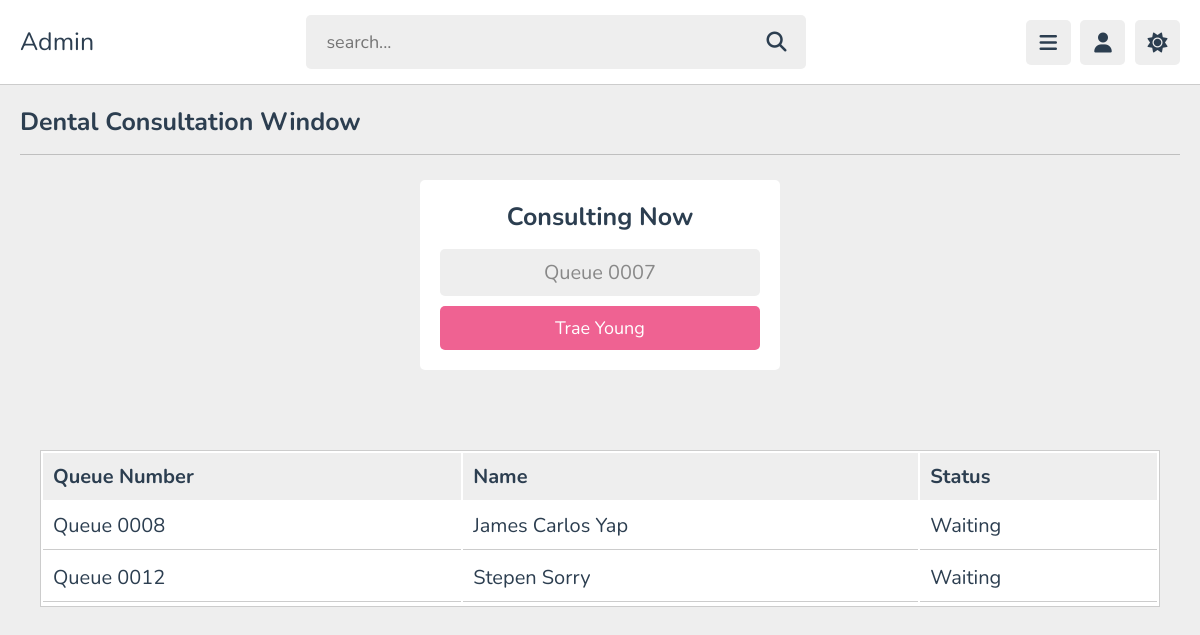
The app's page /modules_admin/admin_queueing_window_dental.php (signed in) with its own data.
### tables this page shows
CREATE TABLE IF NOT EXISTS `queue_list` (
  `id` int NOT NULL AUTO_INCREMENT,
  `queue_id` varchar(255) NOT NULL,
  `qnumber` bigint NOT NULL,
  `name` varchar(255) NOT NULL,
  `type` enum('Medical','Dental') NOT NULL,
  `status` enum('Active','Waiting','Done','No Show') NOT NULL,
  PRIMARY KEY (`id`)
);

### components/queueing_live_dental.php (the view, shortened to what this page needs)
<section class="dashboard">
    <h1 class="heading">Dental Consultation Window</h1>
    <div class="box-container payat">
        <?php
            $select = mysqli_query($con, "SELECT * FROM queue_list  WHERE type ='Dental' and status = 'active' ORDER BY qnumber ASC");
            if(mysqli_num_rows($select) == 1) {
                while($row = mysqli_fetch_assoc($select)) {
        ?>
        <div class="box">
            <h3>Consulting Now</h3>
            <p><?php echo $row['queue_id']; ?></p>
            <a href="admin_queueing_window_dental_done.php?edit=<?php echo $row['id']; ?>" type="submit" name="add_product" class="btn"><?php echo $row['name']; ?></a>
        </div>
        <?php
                }
            }
        ?>
    </div>
</section>
<section class="dashboard">
    <div class="container">
        <div class="product-display">
            <table class="product-display-table">
                <thead>
                    <tr>
                        <th>Queue Number</th>
                        <th>Name</th>
                        <th>Status</th>
                    </tr>
                </thead>
                <?php
                    $select_users = mysqli_query($con, "SELECT * FROM queue_list  WHERE status = 'Waiting' AND type = 'Dental' ORDER BY queue_id ASC");
                    if (mysqli_num_rows($select_users) > 0) {
                        while ($fetch_user = mysqli_fetch_assoc($select_users)) {
                ?>
                <tr>
                    <td>
                        <?php echo $fetch_user['queue_id']; ?>
                    </td>
                    <td>
                        <?php echo $fetch_user['name']; ?>
                    </td>
                    <td>
                       <?php echo $fetch_user['status']; ?>
                    </td>
                </tr>
                <tr>
                <?php
                        }
                    }
                    else {
                        echo '<td colspan="3" class="empty">No people on queue!</td>';
                    }
                ?>
                </tr>
            </table>
        </div>
    </div>
</section>

### css/admin_queueing.css (style rules this page uses)
:root { --main-color:#ef6292; --red:#e74c3c; --orange:#f39c12; --light-color:#888; --light-bg:#eee; --black:#2c3e50; --white:#fff; --border:.1rem solid rgba(0,0,0,.2); --filter01: invert(); --filter02: none; }
* { font-family: 'Nunito', sans-serif; margin:0; padding:0; box-sizing: border-box; outline: none; border:none; text-decoration: none; }
html { font-size: 62.5%; overflow-x: hidden; }
body { background-color: var(--light-bg); padding-left: 30rem; }
section { padding:2rem; margin: 0 auto; max-width: 1200px; }
.heading { font-size: 2.5rem; color:var(--black); margin-bottom: 2.5rem; border-bottom: var(--border); padding-bottom: 1.5rem; text-transform: capitalize; }
.inline-btn, .inline-option-btn, .inline-delete-btn, .btn, .delete-btn, .option-btn { border-radius: .5rem; color:#fff; font-size: 1.8rem; cursor: pointer; text-transform: capitalize; padding:1rem 3rem; text-align: center; margin-top: 1rem; }
.btn, .delete-btn, .option-btn { display: block; width: 100%; }
.btn, .inline-btn { background-color: var(--main-color); }
.dashboard .box-container { display: grid; grid-template-columns: repeat(auto-fit, minmax(30rem, 1fr)); align-items: flex-start; justify-content: center; gap: 1.5rem; }
.dashboard .payat { display: grid; grid-template-columns: repeat(auto-fit, minmax(15rem, 1fr)); padding-left: 40rem; padding-right: 40rem; }
.dashboard .box-container .box { padding: 2rem; border-radius: .5rem; background-color: var(--white); text-align: center; }
.dashboard .box-container .box h3 { margin-bottom: .5rem; font-size: 2.5rem; color: var(--black); margin-bottom: 1.5rem; }
.dashboard .box-container .box p { font-size: 2rem; color: var(--light-color); padding: 1rem 1.5rem; border-radius: .5rem; background-color: var(--light-bg); margin: 1rem 0; }
.container { max-width: 1200px; padding:2rem; margin:0 auto; }
.product-display { margin:2rem 0; border: var(--border); background: var(--white); }
.product-display .product-display-table { width: 100%; text-align: left; }
.product-display .product-display-table thead { background: var(--light-bg); color: var(--black); }
.product-display .product-display-table th { padding:1rem; font-size: 2rem; }
.product-display .product-display-table td { padding:1rem; font-size: 2rem; color: var(--black); border-bottom: var(--border); }
@media (max-width:1200px) { body { padding-left: 0; } }

### records on screen
queue_list: queue "Queue 0007", name "Trae Young"
queue_list: queue "Queue 0008", name "James Carlos Yap", status "Waiting"
queue_list: queue "Queue 0012", name "Stepen Sorry", status "Waiting"
